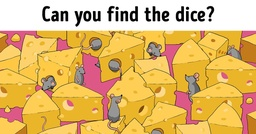
#> input picture Counting/mouse.jpg, 256 x 134 px, shrunk from 1200 x 630 before the run, found by its file name
$ jupyter execute counting_mouse.ipynb
#> lines starting #> are read from the running program, lines starting #| are printed output that depends on the picture; after the words box and inside, x2 and y2 are one past the last pixel; in counts of white or black regions, pixels touching at a corner belong together; pictures that were not available may be replaced by others from this repository, and a replacement may not be noted
[cell 1]
import numpy as np
import matplotlib.pyplot as plt
import cv2

[cell 2]
image = cv2.imread(r"C:\Users\ASUS\Desktop\UET\Image Processing\Finding-Counting-ImageSet\Counting\mouse.jpg")
#> image is the input picture: shape (134, 256, 3); mean B, G, R 108.8, 183.5, 225
plt.imshow(image)

[cell 3]
output_image = image.copy()
plt.imshow(output_image)

[cell 4]
template = cv2.imread(r'C:\Users\ASUS\Desktop\UET\Image Processing\Finding-Counting-ImageSet\Counting\mouse\skin.png')
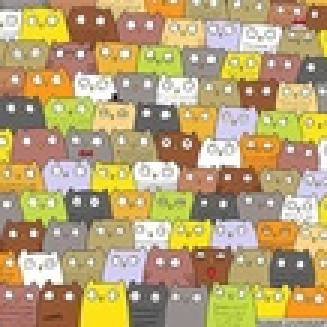
#> input picture Counting/cat.jpg, 109 x 109 px, shrunk from 510 x 512 before the run, given in place of skin.png, which was not available (shown 3 times larger)
#> template is the input picture: shape (109, 109, 3); mean B, G, R 115.5, 162.3, 183.9
image_rgb = cv2.cvtColor(image, cv2.COLOR_BGR2RGB)
template_rgb = cv2.cvtColor(template, cv2.COLOR_BGR2RGB)
plt.imshow(template_rgb)

[cell 5]
# using a sliding window, calculate the norm difference between the image and the template based on color difference

template_h, template_w, _ = template_rgb.shape
#> template_h = 109; template_w = 109

result = np.zeros((image_rgb.shape[0] - template_h + 1, image_rgb.shape[1] - template_w + 1))

for y in range(result.shape[0]):
    for x in range(result.shape[1]):
        roi = image_rgb[y:y + template_h, x:x + template_w]
        distance = np.linalg.norm(roi - template_rgb)
        result[y, x] = distance
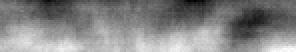
#> result: shape (26, 148) float64 (shown 2 times larger); min 25776.2, max 27541.5, mean 26697.9; drawn with min black and max white

# normalize
result = cv2.normalize(result, None, 0, 1, cv2.NORM_MINMAX)

threshold = 0.74
loc = np.where(result >= threshold)
#> loc = 670 positions, rows 15 to 25, columns 0 to 147

# group all rectangles that in a mouse
rectangles = []
for pt in zip(*loc[::-1]):
    rectangles.append([int(pt[0]), int(pt[1]), int(template_w), int(template_h)])
#> this loop made 670 passes
#> pt on passes 1 to 3: (101, 15), (102, 15), (103, 15)
#> after the loop, rectangles = 670 items, first 6: [101, 15, 109, 109], [102, 15, 109, 109], [103, 15, 109, 109], [10, 16, 109, 109], [13, 16, 109, 109], [14, 16, 109, 109]

rectangles, _ = cv2.groupRectangles(rectangles, groupThreshold=1, eps=10)
#> rectangles = [[65, 22, 109, 109]]

for (x, y, w, h) in rectangles:
    cv2.rectangle(output_image, (x, y), (x + w, y + h), (0, 255, 0), 2)
#> this loop made 1 pass
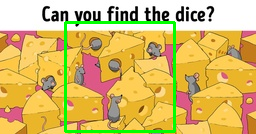
#> output_image: shape (134, 256, 3); 3.8% of pixels changed, all inside (x1, y1, x2, y2) = (64, 21, 176, 133)

plt.imshow(cv2.cvtColor(output_image, cv2.COLOR_BGR2RGB))
plt.axis('off')
plt.show()

[cell 6]
mouse_num = len(rectangles)
#> mouse_num = 1
print(mouse_num)
#| 1
